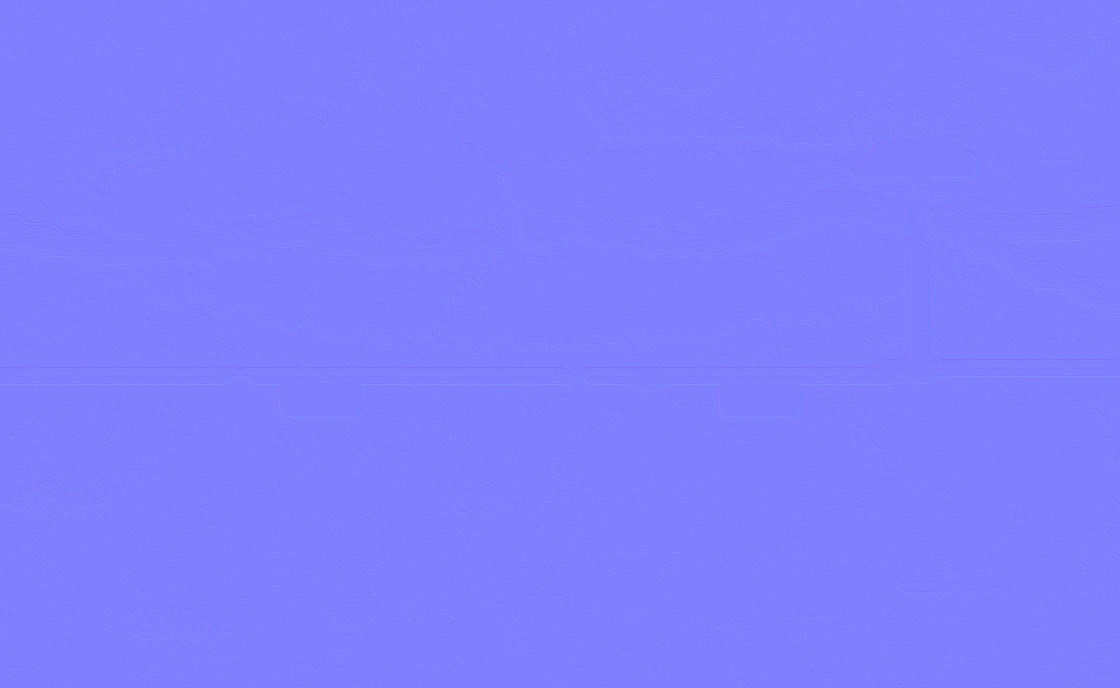
#> input picture assets/normals/ahwahnee/ground_tuolumne_meadows.png, 4480 x 2752 px, found by its file name (shown at 1/4 size)
$ python tuolumne_dressing.py
#> lines starting #> are read from the running program, lines starting #| are printed output that depends on the picture
#!/usr/bin/env python3
"""Writes scenes/story/dressing/tuolumne_meadows.tscn: young lodgepoles along
the edges of Tuolumne's meadows (where the forest is slowly closing in on the
grass), and the props round the store and grill, the lodge and the trails.

StoryContent attaches every scenes/story/dressing/<region>.tscn on a region's
first visit, like the story overlays, so a rebuild of the region keeps it.

    python3 tools/hubs/tuolumne_dressing.py            # rewrite the scene
    python3 tools/hubs/tuolumne_dressing.py --place    # also re-pick the saplings

--place reads the painted ground (ground_tuolumne_meadows.png) and the trees
in the region scene, picks spots on the sand just outside the meadow's edge,
clear of water, roads, paths and everything standing, and saves them to
tools/hubs/tuolumne_saplings.json. Without it the saved spots are used, so a
repaint of the ground doesn't move the trees.
"""
from __future__ import annotations

import json
import os
import random
import re
import sys

ROOT = os.path.normpath(os.path.join(os.path.dirname(os.path.abspath(__file__)), "..", ".."))
REGION = os.path.join(ROOT, "scenes/regions/tuolumne_meadows.tscn")
GROUND = os.path.join(ROOT, "assets/sprites/ahwahnee/ground_tuolumne_meadows.png")
SPOTS = os.path.join(ROOT, "tools/hubs/tuolumne_saplings.json")
OUT = os.path.join(ROOT, "scenes/story/dressing/tuolumne_meadows.tscn")
TM = "res://assets/sprites/tuolumne/"
SAP = "res://assets/sprites/ahwahnee/tree_lodgepole_sapling_%d.png"
## Keep the footbridge's approaches clear (world x of the bridge).
BRIDGE_X = 2016

# name, texture, position, sprite height (px), collision size, info [title, text] or None
PROPS = [
	("EntranceSign", "entrance_sign", (1300, 1380), 64, (120, 12), [
		"Tuolumne Meadows",
		"Elevation 8,600 feet. The largest subalpine meadow in the Sierra Nevada, ringed by lodgepole pine and granite domes. Snow covers it half the year; the Tioga Road over it is closed from about November to May or June."]),
	("StorePorchBench", "porch_bench", (2714, 1690), 32, (52, 8), None),
	("StoreIceChest", "ice_chest", (2826, 1690), 40, (48, 10), [
		"Ice",
		"Block and cubed ice, for the coolers of the campground across the road. Ask inside."]),
	("StoreFirewood", "firewood_rack", (2640, 1692), 52, (68, 10), [
		"Firewood",
		"Bundles of split wood for campfires. Gather only dead and down wood yourself, and never above 9,600 feet: up there, wood rots so slowly that every stick matters."]),
	("GasPump", "gas_pump", (2580, 1684), 68, (24, 10), [
		"Gas pump",
		"An old pump like the ones at the little gas station beside the store, the last fuel before the long climb over Tioga Pass."]),
	("LodgeWoodpile", "woodpile", (4300, 1750), 44, (72, 10), [
		"Woodpile",
		"Lodgepole rounds for the wood stoves in the tent cabins. Nights at 8,600 feet go below freezing even in July."]),
	("LyellJunctionSign", "junction_sign", (4060, 2044), 72, (12, 8), [
		"Trail junction",
		"South up Lyell Canyon, the John Muir Trail and the Pacific Crest Trail share the same path for miles. Hikers walking from Mexico to Canada pass the lodge here, often stopping at the store for their resupply box."]),
]
# lantern posts along the lodge path, lit after dark: (name, position)
LAMPS = [("LodgeLampWest", (4088, 1780)), ("LodgeLampEast", (4200, 1780)), ("StoreLamp", (2900, 1690))]
# chimney smoke from the tin stovepipes: (name, position)
SMOKE = [("StoreSmoke", (2834, 1542)), ("LodgeSmoke", (4198, 1618))]


def entities() -> list[tuple[str, float, float]]:
	s = open(REGION).read()
	out = []
	for m in re.finditer(r'\[node name="([^"]+)" type="StaticBody2D" parent="Entities"[^\]]*\]\nposition = Vector2\(([^)]+)\)', s):
		x, y = (float(v) for v in m.group(2).split(","))
		out.append((m.group(1), x, y))
	return out


def place() -> list[list[int]]:
	import numpy as np
	from PIL import Image
	a = np.asarray(Image.open(GROUND).convert("RGB")).astype(float)
	H, W = a.shape[0] // 8, a.shape[1] // 8
#> H = 344; W = 560
	blk = a[:H * 8, :W * 8].reshape(H, 8, W, 8, 3)
	mean = blk.mean(axis=(1, 3))
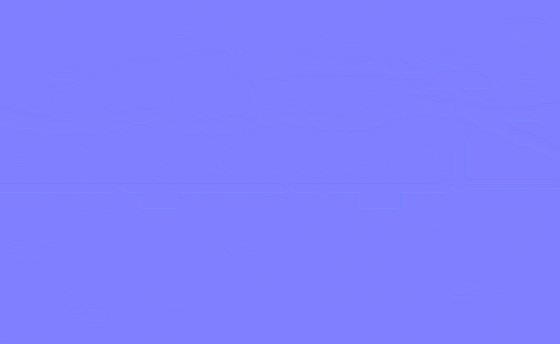
#> mean: shape (344, 560, 3) float64; mean of channels 0, 1, 2 127.8, 127.8, 255; drawn as R, G, B
	var = blk.std(axis=(1, 3)).mean(axis=2)
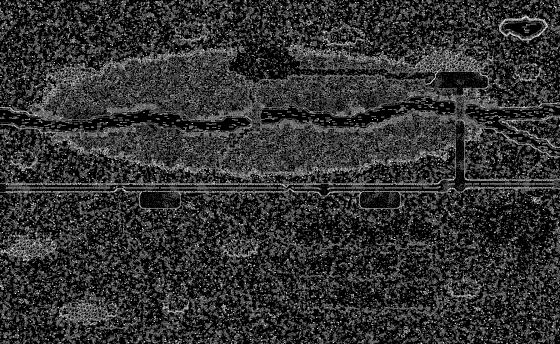
#> var: shape (344, 560) float64; min 0, max 8, mean 1.58; drawn with min black and max white
	r, g, b = mean[..., 0], mean[..., 1], mean[..., 2]
	# the meadow: green cells, smoothed so speckles in the sand don't count
	green0 = ((g - r > 12) & (g - b > 12)).astype(float)
#> green0: shape (344, 560) float64; every value is 0
	k = 3
	pad = np.pad(green0, k, mode="edge")
#> pad: shape (350, 566) float64; every value is 0
	acc = np.zeros_like(green0)
	for dy in range(-k, k + 1):
		for dx in range(-k, k + 1):
			acc += pad[k + dy:k + dy + H, k + dx:k + dx + W]
	green = acc / (2 * k + 1) ** 2 > 0.5
#> green: shape (344, 560) bool; every value is 0
	water = b - r > 15
#> water: shape (344, 560) bool; every value is 1
	lum = (r + g + b) / 3
	road = (lum < 100) & (abs(r - b) < 25)
	path = (var < 10) & (r > 190)

	def dist(mask, maxd):
#> called with maxd = 14
		d = np.full(mask.shape, 99.0)
		cur = mask.copy()
		d[mask] = 0
		for step in range(1, maxd + 1):
			n = cur.copy()
			n[1:] |= cur[:-1]
			n[:-1] |= cur[1:]
			n[:, 1:] |= cur[:, :-1]
			n[:, :-1] |= cur[:, 1:]
			d[n & ~cur] = step
			cur = n
#> d: shape (344, 560) float64; every value is 99
		return d

	dg, dbad, dw = dist(green, 14), dist(water | road | path, 14), dist(water, 10)
	ents = entities()
	others = [(x, y) for n, x, y in ents if not n.startswith(("Tree", "Plant"))]
	flora = [(x, y) for n, x, y in ents if n.startswith(("Tree", "Plant"))]
	rng = random.Random(1923)
	cands = []
	for cy in range(4, H - 4):
		for cx in range(4, W - 4):
			if green[cy, cx] or water[cy, cx] or road[cy, cx] or dbad[cy, cx] < 3 or dw[cy, cx] < 8:
				continue
			if 1 <= dg[cy, cx] <= 9:
				cands.append((dg[cy, cx] + rng.random() * 3, cx * 8 + 4, cy * 8 + 4))
	cands.sort()
	placed: list[list[int]] = []

	# [8 lines left out: function ok, not called in this run]

	for _, x, y in cands:
		if ok(x, y) and rng.random() < 0.55:
			placed.append([x, y])
	return placed


# [46 lines left out: function write, not called in this run]


def main() -> None:
	if "--place" in sys.argv[1:] or not os.path.exists(SPOTS):
		spots = place()
		json.dump(spots, open(SPOTS, "w"))
	spots = json.load(open(SPOTS))
	write(spots)
	print("wrote", OUT, "with", len(spots), "saplings")


if __name__ == "__main__":
#> (the run stopped early here; a loop or call above may not have finished)
